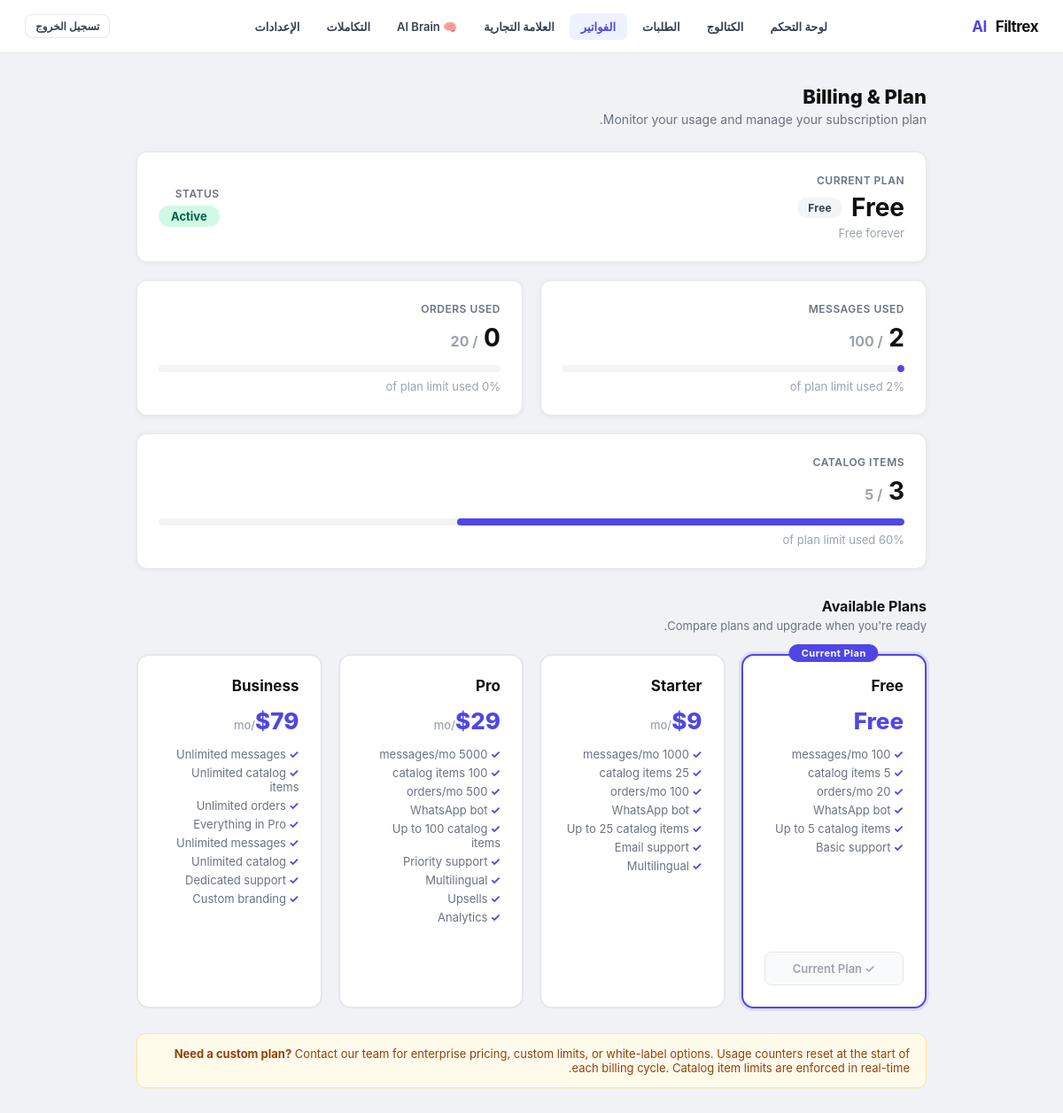
The page /admin/billing (signed in) on the database its author committed.
### tables this page shows
CREATE TABLE clients (
                id                INTEGER PRIMARY KEY AUTOINCREMENT,
                name              TEXT NOT NULL,
                business_type     TEXT DEFAULT 'clinic',
                default_language  TEXT DEFAULT 'ar',
                currency          TEXT DEFAULT 'MAD',
                timezone          TEXT DEFAULT 'Africa/Casablanca',
                admin_whatsapp    TEXT,
                ultramsg_instance TEXT,
                ultramsg_token    TEXT,
                is_active         INTEGER DEFAULT 1,
                created_at        TEXT DEFAULT (datetime('now'))
            , whatsapp_connected INTEGER DEFAULT 0, onboarding_step INTEGER DEFAULT 0, referral_code   TEXT, referred_by     INTEGER, referral_count  INTEGER DEFAULT 0, brand_name          TEXT, logo_url            TEXT, primary_color       TEXT DEFAULT '#4f46e5', custom_domain       TEXT, white_label_enabled INTEGER DEFAULT 0, business_whatsapp_number TEXT, whatsapp_connection_status TEXT DEFAULT 'not_connected', whatsapp_provider TEXT DEFAULT 'ultramsg', plan TEXT DEFAULT 'free', subscription_id TEXT, subscription_status TEXT DEFAULT 'inactive', is_trial          INTEGER DEFAULT 0, trial_started_at  TEXT, trial_ends_at     TEXT, affiliate_enabled  INTEGER DEFAULT 1, affiliate_code     TEXT, affiliate_earnings REAL    DEFAULT 0.0, affiliate_rate     REAL    DEFAULT 0.20, assistant_tone        TEXT DEFAULT 'friendly', assistant_goal        TEXT DEFAULT 'book_appointments', business_description  TEXT DEFAULT '', policies              TEXT DEFAULT '', fallback_message      TEXT DEFAULT '', trial_reminder_day  INTEGER DEFAULT 0);

CREATE TABLE subscription_plans (
                id                 INTEGER PRIMARY KEY AUTOINCREMENT,
                name               TEXT NOT NULL,
                price_monthly      REAL NOT NULL DEFAULT 0,
                max_messages       INTEGER NOT NULL DEFAULT 100,
                max_catalog_items  INTEGER NOT NULL DEFAULT 5,
                max_orders         INTEGER NOT NULL DEFAULT 20,
                features_json      TEXT DEFAULT '[]',
                is_active          INTEGER DEFAULT 1
            );

CREATE TABLE client_subscriptions (
                id             INTEGER PRIMARY KEY AUTOINCREMENT,
                client_id      INTEGER NOT NULL,
                plan_id        INTEGER NOT NULL,
                status         TEXT NOT NULL DEFAULT 'active',
                started_at     TEXT DEFAULT CURRENT_TIMESTAMP,
                expires_at     TEXT,
                messages_used  INTEGER DEFAULT 0,
                orders_used    INTEGER DEFAULT 0
            , bonus_messages INTEGER DEFAULT 0, paypal_subscription_id TEXT);

### app.py (the view)
@app.route("/admin/billing")
def admin_billing():
    guard = _admin_guard()
    if guard:
        return guard
    cid = _session_client_id()
    sub = get_client_subscription(cid)
    con = get_db_connection()
    try:
        catalog_count = con.execute(
            "SELECT COUNT(*) FROM catalogs WHERE client_id=?", (cid,)
        ).fetchone()[0]
        all_plans = con.execute(
            "SELECT * FROM subscription_plans WHERE is_active=1 ORDER BY price_monthly ASC"
        ).fetchall()
    finally:
        con.close()
    plans_list = []
    for p in all_plans:
        pd = dict(p)
        try:
            pd["features"] = json.loads(pd.get("features_json") or "[]")
        except Exception:
            pd["features"] = []
        plans_list.append(pd)
    _plan_display = sub.get("plan_name") if sub else "none"
    print(f"[BILLING_PLAN] admin_billing client={cid} plan={_plan_display!r}")
    return render_template(
        "admin/billing.html",
        sub=sub,
        catalog_count=catalog_count,
        all_plans=plans_list,
        active="billing"
    )

### templates/admin/billing.html (shortened to what this page needs)
{% extends "admin/layout.html" %}
{% block content %}
<div class="billing-wrap">
  <div class="billing-hero">
    <h1>Billing &amp; Plan</h1>
    <p>Monitor your usage and manage your subscription plan.</p>
  </div>
  {% if sub %}
    {% set pct_msg = ((sub.messages_used / sub.max_messages * 100) | int) if sub.max_messages > 0 else 0 %}
    {% set pct_ord = ((sub.orders_used   / sub.max_orders   * 100) | int) if sub.max_orders   > 0 else 0 %}
    {% set pct_cat = ((catalog_count     / sub.max_catalog_items * 100) | int) if sub.max_catalog_items > 0 else 0 %}
    <div class="billing-grid">
      <div class="stat-card" style="grid-column:1/-1">
        <div style="display:flex; align-items:center; justify-content:space-between; flex-wrap:wrap; gap:12px;">
          <div>
            <div class="stat-label">Current Plan</div>
            <div style="display:flex; align-items:center; gap:10px; margin-top:6px;">
              <span class="stat-value">{{ sub.plan_name }}</span>
              <span class="plan-badge badge-{{ sub.plan_name | lower }}">{{ sub.plan_name }}</span>
            </div>
            <div class="stat-sub" style="margin-top:4px;">
              {% if sub.price_monthly == 0 %}Free forever
              {% else %}${{ sub.price_monthly }}/month{% endif %}
            </div>
          </div>
          <div style="text-align:right;">
            <div class="stat-label">Status</div>
            <span style="display:inline-block; margin-top:6px; padding:4px 14px;
              border-radius:999px; font-size:13px; font-weight:700;
              background:{% if sub.status=='active' %}#d1fae5{% else %}#fee2e2{% endif %};
              color:{% if sub.status=='active' %}#065f46{% else %}#991b1b{% endif %};">
              {{ sub.status | title }}
            </span>
          </div>
        </div>
      </div>
      <div class="stat-card">
        <div class="stat-label">Messages Used</div>
        {% if sub.max_messages == -1 %}
          <div class="stat-value">{{ sub.messages_used }}</div>
          <div class="stat-sub">Unlimited</div>
        {% else %}
          <div class="stat-value">{{ sub.messages_used }} <span style="font-size:16px;color:#9ca3af;">/ {{ sub.max_messages }}</span></div>
          <div class="progress-bar-wrap">
            <div class="progress-bar {% if pct_msg >= 90 %}over{% elif pct_msg >= 70 %}warn{% endif %}"
                 style="width:{{ [pct_msg, 100] | min }}%"></div>
          </div>
          <div class="stat-sub">{{ pct_msg }}% of plan limit used</div>
        {% endif %}
      </div>
      <div class="stat-card">
        <div class="stat-label">Orders Used</div>
        {% if sub.max_orders == -1 %}
          <div class="stat-value">{{ sub.orders_used }}</div>
          <div class="stat-sub">Unlimited</div>
        {% else %}
          <div class="stat-value">{{ sub.orders_used }} <span style="font-size:16px;color:#9ca3af;">/ {{ sub.max_orders }}</span></div>
          <div class="progress-bar-wrap">
          </div>
          <div class="stat-sub">{{ pct_ord }}% of plan limit used</div>
        {% endif %}
      </div>
      <div class="stat-card" style="grid-column:1/-1">
        <div class="stat-label">Catalog Items</div>
        {% if sub.max_catalog_items == -1 %}
          <div class="stat-value">{{ catalog_count }}</div>
          <div class="stat-sub">Unlimited</div>
        {% else %}
          <div class="stat-value">{{ catalog_count }} <span style="font-size:16px;color:#9ca3af;">/ {{ sub.max_catalog_items }}</span></div>
          <div class="progress-bar-wrap">
            <div class="progress-bar {% if pct_cat >= 90 %}over{% elif pct_cat >= 70 %}warn{% endif %}"
                 style="width:{{ [pct_cat, 100] | min }}%"></div>
          </div>
          <div class="stat-sub">{{ pct_cat }}% of plan limit used</div>
        {% endif %}
      </div>
    </div>
  {% else %}
    <div class="info-note" style="margin-bottom:28px;">No active subscription found. Contact support.</div>
  {% endif %}
  <div class="section-title">Available Plans</div>
  <div class="section-sub">Compare plans and upgrade when you're ready.</div>
  <div class="plans-grid">
    {% for plan in all_plans %}
      {% set plan_slug  = plan.name | lower %}
      {% set is_current = sub and sub.plan_id == plan.id %}
      <div class="plan-card {% if is_current %}current{% endif %}">
        {% if is_current %}<div class="plan-card-current-label">Current Plan</div>{% endif %}
        <div class="plan-card-name">{{ plan.name }}</div>
        <div class="plan-card-price">
          {% if plan.price_monthly == 0 %}Free
          {% else %}${{ plan.price_monthly | int }}<span>/mo</span>{% endif %}
        </div>
        <div class="plan-card-limits">
          <ul>
            <li>{% if plan.max_messages == -1 %}Unlimited messages{% else %}{{ plan.max_messages | int }} messages/mo{% endif %}</li>
            <li>{% if plan.max_catalog_items == -1 %}Unlimited catalog items{% else %}{{ plan.max_catalog_items | int }} catalog items{% endif %}</li>
            <li>{% if plan.max_orders == -1 %}Unlimited orders{% else %}{{ plan.max_orders | int }} orders/mo{% endif %}</li>
            {% for feat in plan.features %}
            <li>{{ feat }}</li>
            {% endfor %}
          </ul>
        </div>
        {% if is_current %}
          <div class="btn-current-plan">✓ Current Plan</div>
        {% elif plan_slug == 'free' %}
          <div class="btn-current-plan" style="color:#d1d5db;">Free Tier</div>
        {% else %}
          <div class="paypal-btn-wrap">
            <div id="paypal-button-{{ plan_slug }}"></div>
          </div>
        {% endif %}
      </div>
    {% endfor %}
  </div>
  <div class="info-note" style="margin-top:28px;">
    <strong>Need a custom plan?</strong> Contact our team for enterprise pricing, custom limits, or white-label options.
    Usage counters reset at the start of each billing cycle.
    Catalog item limits are enforced in real-time.
  </div>
</div>
{% endblock %}

### templates/admin/layout.html (shortened to what this page needs)
<!DOCTYPE html>
<html lang="{{ lang }}" dir="{{ 'rtl' if lang == 'ar' else 'ltr' }}">
<head>
</head>
<body>
<nav class="nav">
  <div class="nav-brand">
    {% if branding.logo_url %}
      <img src="{{ branding.logo_url }}" alt="{{ branding.brand_name }}"
           style="height:32px;width:auto;object-fit:contain;border-radius:4px;" />
    {% else %}
      {% set _parts = branding.brand_name.split() %}
      {% if _parts|length >= 2 %}
        {{ _parts[:-1]|join(' ') }} <span>{{ _parts[-1] }}</span>
      {% else %}
        <span>{{ branding.brand_name }}</span>
      {% endif %}
    {% endif %}
  </div>
  <div class="nav-links">
    <a href="/admin/dashboard" class="nav-link {% if active=='dashboard' %}active{% endif %}">{{ t("nav_dashboard", lang) }}</a>
    <a href="/admin/catalog" class="nav-link {% if active=='catalog' %}active{% endif %}">{{ t("nav_catalog", lang) }}</a>
    <a href="/admin/orders" class="nav-link {% if active=='orders' %}active{% endif %}">{{ t("nav_orders", lang) }}</a>
    <a href="/admin/billing" class="nav-link {% if active=='billing' %}active{% endif %}">{{ t("nav_billing", lang) }}</a>
    <a href="/admin/branding" class="nav-link {% if active=='branding' %}active{% endif %}">{{ t("nav_branding", lang) }}</a>
    <a href="/admin/ai-brain" class="nav-link {% if active=='ai-brain' %}active{% endif %}">🧠 AI Brain</a>
    <a href="/admin/integrations" class="nav-link {% if active=='integrations' %}active{% endif %}">{{ t("nav_integrations", lang) }}</a>
    <a href="/admin/settings" class="nav-link {% if active=='settings' %}active{% endif %}">{{ t("nav_settings", lang) }}</a>
  </div>
  <div class="nav-right">
    <a href="/logout" class="btn btn-ghost btn-sm">{{ t("nav_logout", lang) }}</a>
  </div>
</nav>
<div class="shell">
  {% block content %}{% endblock %}
</div>
</body>
</html>

### rows shown on the page
clients: default_language "لوحة التحكم", default_language "الكتالوج", default_language "الطلبات", default_language "الفواتير", default_language "العلامة التجارية", default_language "التكاملات", default_language "الإعدادات", default_language "تسجيل الخروج"
subscription_plans: plan_name "Free", max_messages "100", max_orders "20", max_catalog_items "5", shows "Current Plan", name "Free", price_monthly "Free", features "WhatsApp bot" "Up to 5 catalog items" "Basic support", shows "✓ Current Plan"
client_subscriptions: status "Active", messages_used "2"
subscription_plans: name "Starter", price_monthly "9", max_messages "1000", features "WhatsApp bot" "Up to 25 catalog items" "Email support" "Multilingual"
subscription_plans: name "Pro", price_monthly "29", features "WhatsApp bot" "Up to 100 catalog items" "Priority support" "Multilingual" "Upsells" "Analytics"
subscription_plans: name "Business", price_monthly "79", max_messages "Unlimited messages", max_catalog_items "Unlimited catalog items", max_orders "Unlimited orders", features "Everything in Pro" "Unlimited messages" "Unlimited catalog" "Dedicated support" "Custom branding"

### other values the page prints
{{ _parts[:-1]|join(' ') }} "Filtrex"
{{ _parts[-1] }} "AI"
{{ pct_msg }} "2"
{{ pct_ord }} "0"
{{ pct_cat }} "60"
